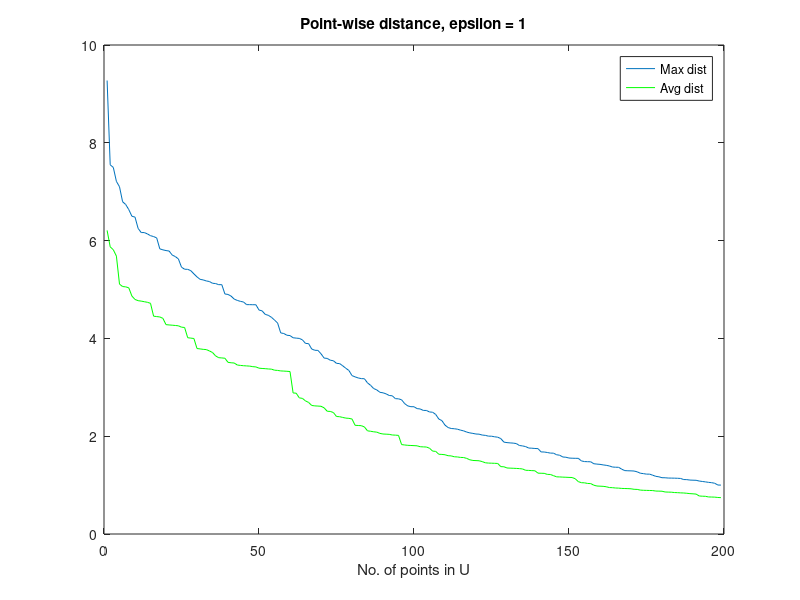

The MATLAB source for this figure:
% P = U*X
% P = d*n matrix, U = d*k matrix, X = k*n matrix
% This program plots the max distance from the subset of points (U) chosen
% using three different algorithms as a function of the size of the subset.

tic;
% Setting Constants
epsilon = 1;

% Importing data and converting to the matrix form
P = csvread('ionosphere_mod.csv');
P = P'; 
%P = P(:, 1:50);
[d, n] = size(P);

Q = P; % We will manipuate P and keep a copy of it in Q for later use

%%%%%%%%%%%%%%%%%% ALGORITHM-1 Point-wise max distance %%%%%%%%%%%%%%%%%%%%
% Computing columns of U 
r = randi([1, n], 1, 1);
U = zeros(d, n);
U(:, 1) = P(:, r);
%P = P(:, [(1:r-1), (r+1:end)]);
P(:, r) = [];

dist_array = zeros(1, n);
[D, ~] = pdist2((U(:, 1))', P', 'euclidean', 'Smallest', 1);
[max_dist, max_index] = max(D);
dist_array(1) = max_dist;

avg_dist_array = zeros(1, n);
avg_dist_array(1) = mean(D);

flag = 0;
for i = 2:n
    if max_dist <= epsilon
        flag = 1;
        break
    else
        U(:, i) = P(:, max_index);
        P(:, max_index) = [];
        if i == n
            dist_array(i) = 0;
        else
            [D, ~] = pdist2((U(:, 1:i))', P', 'euclidean', 'Smallest', 1);
            [max_dist, max_index] = max(D);
            dist_array(i) = max_dist;
            avg_dist_array(i) = mean(D);
        end
    end
    fprintf('End of iteration:%d\n', i);
end

if flag == 1
    U = U(:, 1:(i-1));
    dist_array  = dist_array(1:(i-1));
    avg_dist_array  = avg_dist_array(1:(i-1));
else
    U = U(:, 1:i);
    dist_array = dist_array(1:i);
    avg_dist_array  = avg_dist_array(1:i);
end

%%% Plotting the distance as a function of the size of subset chosen
plot(dist_array);
title(['Point-wise distance, epsilon = ' num2str(epsilon)]);
xlabel('No. of points in U');
hold on;
plot(avg_dist_array, 'green');
legend('Max dist', 'Avg dist');

% Evaluate X using matrix multiplication
P = Q; % Since P was changed in computing U, we need to reaasign
c = 0.1;
U = U + c*eye(size(U));
X = U\P;

% Cost (Frobenius norm) ||P - U*X||^2 
C = norm((P - U*X), 'fro');

% Sparsity
nonzero_count = sum(sum(abs(X) > 1e-5));
sparsity_coeff = nonzero_count/numel(X);

% % Output
% fprintf('No. of points(n): %d\t', n);
% fprintf('No. of dimensions(d): %d\n', d);
% fprintf('No. of clusters(k): %d\n', size(U, 2));
% fprintf('Cost ||P - UX||: %3.3f\n', C);
% fprintf('Sparsity: %3.3f\n', sparsity_coeff);

% Output - saved in csv file
%output = [n, d, size(U, 2), C, sparsity_coeff, epsilon];
%dlmwrite('Output\results_point.csv', output, '-append');


toc;